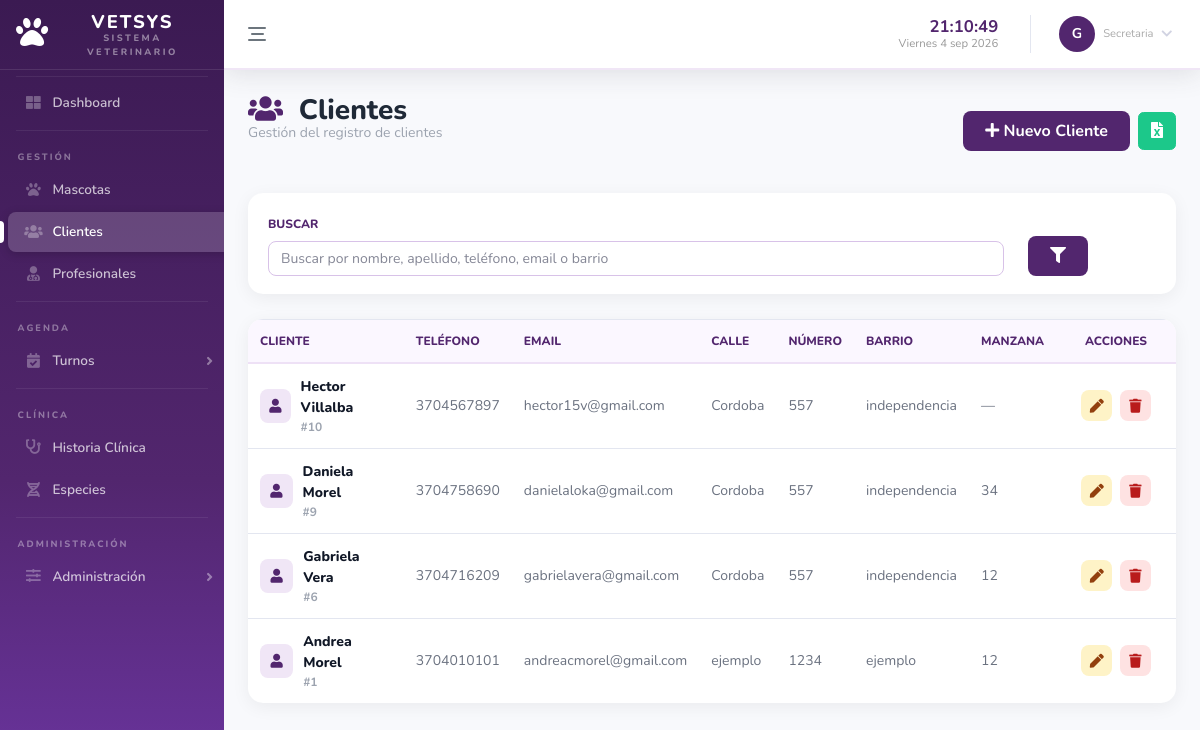
The app's page /modules/clients/index.php (signed in) with its own data.
### tables this page shows
CREATE TABLE `cliente` (
  `id_cliente` int NOT NULL AUTO_INCREMENT,
  `id_persona` int NOT NULL,
  `activo` tinyint DEFAULT '1',
  PRIMARY KEY (`id_cliente`),
  KEY `id_persona` (`id_persona`),
  CONSTRAINT `cliente_ibfk_1` FOREIGN KEY (`id_persona`) REFERENCES `persona` (`id_persona`)
);

CREATE TABLE `persona` (
  `id_persona` int NOT NULL AUTO_INCREMENT,
  `nombre_persona` varchar(100) NOT NULL,
  `apellido_persona` varchar(100) NOT NULL,
  `telefono` varchar(30) DEFAULT NULL,
  `email` varchar(100) DEFAULT NULL,
  `activo` tinyint DEFAULT '1',
  PRIMARY KEY (`id_persona`)
);

CREATE TABLE `domicilio` (
  `id_domicilio` int NOT NULL AUTO_INCREMENT,
  `barrio` varchar(100) DEFAULT NULL,
  `calle` varchar(100) DEFAULT NULL,
  `numero_calle` varchar(20) DEFAULT NULL,
  `manzana` varchar(50) DEFAULT NULL,
  `id_cliente` int DEFAULT NULL,
  `id_profesional` int DEFAULT NULL,
  `activo` tinyint DEFAULT '1',
  PRIMARY KEY (`id_domicilio`),
  KEY `id_cliente` (`id_cliente`),
  KEY `fk_domicilio_profesional` (`id_profesional`),
  CONSTRAINT `domicilio_ibfk_1` FOREIGN KEY (`id_cliente`) REFERENCES `cliente` (`id_cliente`),
  CONSTRAINT `fk_domicilio_profesional` FOREIGN KEY (`id_profesional`) REFERENCES `profesional` (`id_profesional`)
);

### modules/clients/controllers/clientController.php (called while the page is built, shortened)
<?php
require_once __DIR__ . '/../models/clientModel.php';
class ClientController{
    private $model;
    public function __construct($conexion){
        $this->model = new ClientModel($conexion);
    }
    public function index(){
    $buscar = trim($_GET['buscar'] ?? '');
    $clientes = $this->model->getAll($buscar);
    require_once __DIR__ . '/../views/index.php';
    }
}

### modules/clients/index.php (called while the page is built, shortened)
<?php
require_once '../../app/validateRoute.php';
require_once 'controllers/clientController.php';
$controller = new ClientController($conexion);
$controller->index();

### modules/clients/models/clientModel.php (called while the page is built, shortened)
<?php
class ClientModel{
    private $conexion;
    public function __construct($conexion){
        $this->conexion = $conexion;
    }
    public function getAll($buscar = ''){
    $where = "WHERE c.activo = 1";
    return $this->conexion->query("
        SELECT c.id_cliente,p.nombre_persona,p.apellido_persona,p.telefono,p.email,
            d.calle,d.numero_calle,d.barrio,d.manzana
        FROM cliente c
        INNER JOIN persona p ON c.id_persona = p.id_persona
        LEFT JOIN domicilio d ON d.id_cliente = c.id_cliente
        $where
        ORDER BY c.id_cliente DESC
    ");
    }
}

### modules/clients/views/index.php (the view, shortened to what this page needs)
<?php
require_once '../../app/menu.php';
?>
<!DOCTYPE html>
<html lang="es">
<head>
    <link href="../../vendor/fontawesome-free/css/all.min.css" rel="stylesheet">
    <link href="../../css/sb-admin-2.min.css" rel="stylesheet">
    <link href="../../css/index1.css" rel="stylesheet">
</head>
<body>
<div class="container-fluid">
    <div class="d-flex justify-content-between align-items-center flex-wrap mb-4">
        <div>
            <h1 class="h3 page-title">
                <i class="fas fa-users mr-2"></i> Clientes
            </h1>
            <div class="page-subtitle">Gestión del registro de clientes</div>
        </div>
        <div class="d-flex align-items-center">
            <a href="create.php" class="btn btn-purple" title="Agregar cliente">
                <i class="fas fa-plus"></i> Nuevo Cliente
            </a>
            <button class="btn btn-success ml-2"
                    onclick="window.location.href='reporte_excel.php'"
                    title="Exportar a Excel">
                <i class="fas fa-file-excel"></i>
            </button>
        </div>
    </div>
    <form method="GET" class="filter-card">
        <div class="row align-items-end">
            <div class="col-md-10">
                <label>Buscar</label>
                <input type="text"name="buscar"class="form-control"
                    placeholder="Buscar por nombre, apellido, teléfono, email o barrio"
                    value="<?= htmlspecialchars($buscar) ?>">
            </div>
            <div class="col-md-2 ">
                <button type="submit" class="btn btn-purple">
                <i class="fas fa-filter"></i>
            </button>
            </div>
        </div>
    </form>
    <div class="table-card">
        <div class="table-responsive">
            <table class="table table-hover" width="100%">
                <thead>
                    <tr>
                        <th>Cliente</th>
                        <th>Teléfono</th>
                        <th>Email</th>
                        <th>Calle</th>
                        <th>Número</th>
                        <th>Barrio</th>
                        <th>Manzana</th>
                        <th class="text-center" style="width:120px;">Acciones</th>
                    </tr>
                </thead>
                <tbody>
                    <?php
                    if ($clientes->num_rows > 0) {
                        while ($row = $clientes->fetch_object()) {
                    ?>
                            <tr>
                                <td>
                                    <div class="d-flex align-items-center">
                                        <span class="cliente-icon">
                                            <i class="fas fa-user"></i>
                                        </span>
                                        <div>
                                            <div class="cliente-name">
                                                <?= htmlspecialchars($row->nombre_persona . ' ' . $row->apellido_persona) ?>
                                            </div>
                                            <div class="cliente-id">#<?= $row->id_cliente ?></div>
                                        </div>
                                    </div>
                                </td>
                                <td class="dato-muted">
                                    <?= !empty($row->telefono) ? htmlspecialchars($row->telefono) : '—' ?>
                                </td>
                                <td class="dato-muted">
                                    <?= !empty($row->email) ? htmlspecialchars($row->email) : '—' ?>
                                </td>
                                <td class="dato-muted">
                                    <?= !empty($row->calle) ? htmlspecialchars($row->calle) : '—' ?>
                                </td>
                                <td class="dato-muted">
                                    <?= !empty($row->numero_calle) ? htmlspecialchars($row->numero_calle) : '—' ?>
                                </td>
                                <td class="dato-muted">
                                    <?= !empty($row->barrio) ? htmlspecialchars($row->barrio) : '—' ?>
                                </td>
                                <td class="dato-muted">
                                    <?= !empty($row->manzana) ? ($row->manzana) : '—' ?>
                                </td>
                                <td class="text-center">
                                    <a href="edit.php?id=<?= $row->id_cliente ?>"
                                    class="btn-action btn-edit" title="Modificar">
                                        <i class="fas fa-pen"></i>
                                    </a>
                                    <button class="btn-action btn-delete"
                                        data-toggle="modal"
                                        data-target="#modalEliminarCliente"
                                        data-id="<?= $row->id_cliente ?>"
                                        data-nombre="<?=($row->nombre_persona . ' ' . $row->apellido_persona) ?>">
                                        <i class="fas fa-trash"></i>
                                    </button>
                                </td>
                            </tr>
                        <?php }
                    } ?>
                </tbody>
            </table>
        </div>
    </div>
</div>
</body>
</html>

### css/style_menu.css (style rules this page uses)
html, body { overflow-x: hidden; }

### css/index1.css (style rules this page uses)
.page-title i, .titulo-pagina i { color: #52266E; }
.page-subtitle, .subtitulo-pagina, .subtitulo { color: #9ca3af; font-size: 14px; margin-top: -8px; margin-bottom: 25px; }
label, .form-group label, .section-label { color: #52266E; font-size: 12px; font-weight: 800; text-transform: uppercase; }
.form-control { border: 1px solid #d8c2e8; border-radius: 8px; font-size: 14px; }
.btn-purple, .btn-guardar { background: #52266E; border: none; border-radius: 8px; color: #fff; font-weight: 700; padding: 8px 22px; }
.filter-card { background: #fff; border-radius: 15px; box-shadow: 0 4px 18px rgba(0, 0, 0, .06); margin-top: 25px; margin-bottom: 25px; padding: 18px 20px; }
.filter-card label { color: #52266E; font-size: 12px; font-weight: 800; text-transform: uppercase; }
.filter-card .form-control { border: 1px solid #d8c2e8; border-radius: 8px; font-size: 14px; }
.table-card { background: #fff; border-radius: 15px; box-shadow: 0 4px 18px rgba(0, 0, 0, .06); overflow: hidden; }
.table { margin-bottom: 0; }
thead th { background: #fbf7ff !important; border-bottom: 2px solid #eee1f6 !important; color: #52266E !important; font-size: 12px; font-weight: 800; text-transform: uppercase; }
tbody td { color: #374151; font-size: 14px; vertical-align: middle !important; }
td.text-center { vertical-align: middle !important; }
.dato-muted, .text-muted-vet { color: #6b7280; }
.cliente-name, .pet-name, .prof-name, .perfil-name, .modulo-name, .user-name, .especie-name, .mascota-name, .dato-valor { color: #111827; font-weight: 800; }
.cliente-id, .pet-id, .prof-id, .perfil-id, .modulo-id, .user-id, .hc-code { color: #9ca3af; font-size: 12px; font-weight: 700; }
.cliente-icon, .pet-icon, .prof-icon, .perfil-icon, .modulo-icon, .user-icon, .especie-icon, .historia-icon, .turno-icon { align-items: center; background: #f0e6f6; border-radius: 8px; color: #52266E; display: inline-flex; height: 34px; justify-content: center; margin-right: 10px; width: 34px; }
.btn-action { align-items: center; border: none; border-radius: 8px; display: inline-flex; height: 31px; justify-content: center; margin: 0 2px; text-decoration: none; width: 31px; }
.btn-edit { background: #fef3c7; color: #92400e; }
.btn-delete, .btn-desactivar { background: #fee2e2; color: #b91c1c; }

### records on screen
cliente: id_persona.apellido_persona "Hector Villalba", id_cliente "10", id_persona.telefono "3704567897", id_persona.email "hector15v@gmail.com", domicilio.calle "Cordoba", domicilio.numero_calle "557", domicilio.barrio "independencia"
cliente: id_persona.apellido_persona "Daniela Morel", id_cliente "9", id_persona.telefono "3704758690", id_persona.email "danielaloka@gmail.com", domicilio.calle "Cordoba", domicilio.numero_calle "557", domicilio.barrio "independencia", domicilio.manzana "34"
cliente: id_persona.apellido_persona "Gabriela Vera", id_cliente "6", id_persona.telefono "3704716209", id_persona.email "gabrielavera@gmail.com", domicilio.calle "Cordoba", domicilio.numero_calle "557", domicilio.barrio "independencia", domicilio.manzana "12"
cliente: id_persona.apellido_persona "Andrea Morel", id_cliente "1", id_persona.telefono "3704010101", id_persona.email "andreacmorel@gmail.com", domicilio.calle "ejemplo", domicilio.numero_calle "1234", domicilio.barrio "ejemplo", domicilio.manzana "12"

### other values on screen
$iniciales "G"
$nombrePerfilSeguro "Secretaria"
